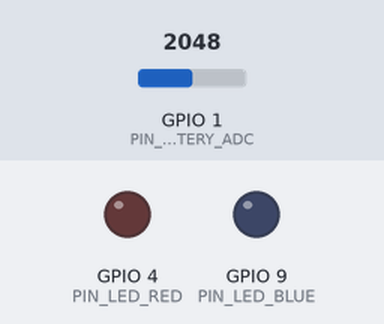
This sketch was run on a simulated ESP32-C3. On the bench: output pins drawn as LEDs (lit = HIGH). Inputs (shaded band) come from the test bench; at power-on: GPIO 1 (PIN_BATTERY_ADC) = 2048 (analog values on the 0–4095 scale). What the sketch prints to the serial monitor is not drawn.

Above: at 0.0 s.
At 1.7 s:
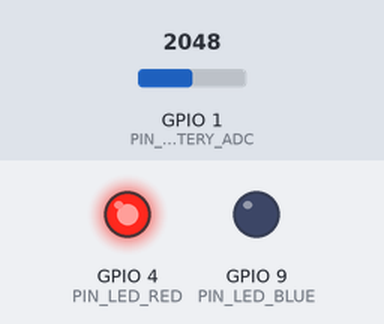
1.8 s: GPIO 1 (PIN_BATTERY_ADC) set to 2866
At 10.6 s:
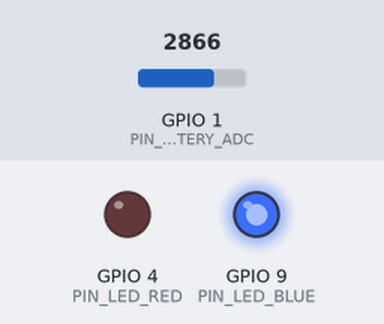
Timing chart, 0 to 16.0 s (numbered marks = the images above; inputs shaded):
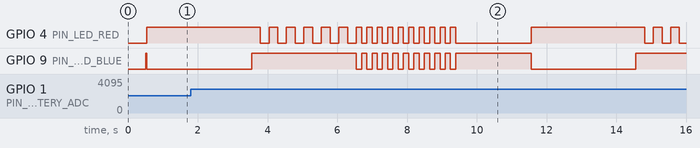

The sketch:

04_node_led_battery_test.ino
```cpp
/**
 * @file 04_node_led_battery_test.ino
 * @brief Standalone Hardware Diagnostic: Cot Node LEDs & Battery Divider Checkout.
 *
 * Target Board: ESP32-C3-DevKitC-02
 * Hardware Connections:
 *   - GPIO 1: Battery ADC (100k + 100k voltage divider to Li-Po +, with 100nF capacitor to GND)
 *   - GPIO 4: RED LED (Battery Status, Active-HIGH: GPIO4 -> 330R -> Anode -> Cathode -> GND)
 *   - GPIO 9: BLUE LED (ESP-NOW Link, Active-LOW: 3.3V -> 330R -> Anode -> Cathode -> GPIO9)
 *
 * Test Routine:
 * 1. Reads raw ADC and calibrated millivolts on GPIO 1 every 500ms.
 * 2. Multiplies by 2.0 to calculate estimated VBAT.
 * 3. Cycles Red LED through all 3 battery indicator modes:
 *      Phase 1 (5s): High Battery Sim -> Red LED Solid ON
 *      Phase 2 (5s): Medium Battery Sim -> Red LED Slow Blink (500ms)
 *      Phase 3 (5s): Low Battery Sim -> Red LED Rapid Alert Blink (150ms)
 * 4. Toggles Blue LED (Active-LOW) to confirm wireless link visual feedback.
 */

#include <Arduino.h>

#define PIN_BATTERY_ADC   1
#define PIN_LED_RED       4
#define PIN_LED_BLUE      9

// Active-LOW helper macros for GPIO 9
#define BLUE_LED_ON()     digitalWrite(PIN_LED_BLUE, LOW)
#define BLUE_LED_OFF()    digitalWrite(PIN_LED_BLUE, HIGH)

// Active-HIGH helper macros for GPIO 4
#define RED_LED_ON()      digitalWrite(PIN_LED_RED, HIGH)
#define RED_LED_OFF()     digitalWrite(PIN_LED_RED, LOW)

void setup() {
    Serial.begin(115200);
    while (!Serial && millis() < 2000);
    delay(500);

    Serial.println("\n==============================================");
    Serial.println("  COT NODE LED & BATTERY ADC CHECKOUT TOOL   ");
    Serial.println("==============================================");

    // Initialize LED Pins
    pinMode(PIN_LED_RED, OUTPUT);
    pinMode(PIN_LED_BLUE, OUTPUT);

    // Set initial safe states:
    RED_LED_OFF();
    BLUE_LED_OFF(); // HIGH because active-LOW

    // Configure ADC on GPIO 1
    analogReadResolution(12);
    analogSetAttenuation(ADC_11db); // Full-scale range up to ~2.6V (safe for up to 5V battery with /2 divider)

    Serial.println("✅ GPIO configured:");
    Serial.println("   - GPIO 1: ADC 12-bit, 11dB attenuation");
    Serial.println("   - GPIO 4: RED LED (Active-HIGH)");
    Serial.println("   - GPIO 9: BLUE LED (Active-LOW)");
    Serial.println("----------------------------------------------");
}

void loop() {
    // 1. Read Actual Battery ADC
    uint32_t adc_mv = analogReadMilliVolts(PIN_BATTERY_ADC);
    float vbat_measured = (adc_mv * 2.0f) / 1000.0f; // 2x divider multiplier

    Serial.println("\n--- [BATTERY VOLTAGE MEASUREMENT] ---");
    Serial.printf("Raw Pin ADC: %u mV | Estimated VBAT: %.3f V\n", adc_mv, vbat_measured);

    if (vbat_measured >= 3.80f) {
        Serial.println("🔋 Battery Assessment: HIGH (>= 3.8V)");
    } else if (vbat_measured >= 3.40f) {
        Serial.println("🔋 Battery Assessment: MEDIUM (3.4V - 3.8V)");
    } else {
        Serial.println("⚠️ Battery Assessment: LOW (< 3.4V) - Recharging Needed");
    }

    // 2. Exercise Visual Indicator States
    Serial.println("\n[LED DEMO PHASE 1] Testing HIGH Battery Mode: Red Solid ON + Blue Solid ON (Active-LOW)...");
    RED_LED_ON();
    BLUE_LED_ON();
    delay(3000);

    Serial.println("[LED DEMO PHASE 2] Testing MEDIUM Battery Mode: Red Slow Blink (500ms)...");
    BLUE_LED_OFF();
    for (int i = 0; i < 6; i++) {
        RED_LED_ON();
        delay(250);
        RED_LED_OFF();
        delay(250);
    }

    Serial.println("[LED DEMO PHASE 3] Testing LOW Battery Mode: Red Rapid Blink (150ms) + Blue Blinking...");
    for (int i = 0; i < 10; i++) {
        RED_LED_ON();
        BLUE_LED_ON();
        delay(150);
        RED_LED_OFF();
        BLUE_LED_OFF();
        delay(150);
    }

    Serial.println("✅ One full diagnostic cycle complete. Repeating in 2 seconds...");
    delay(2000);
}
```
